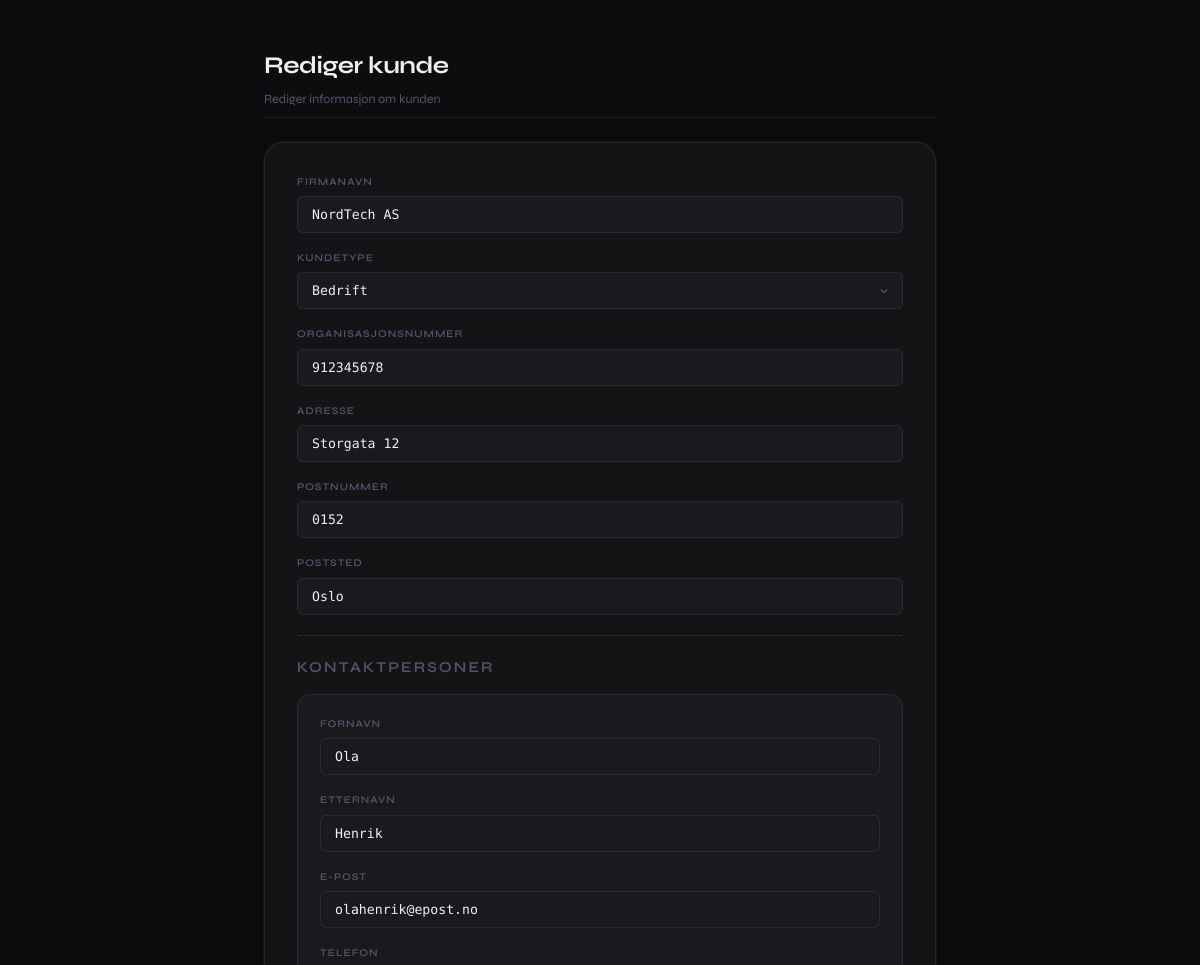
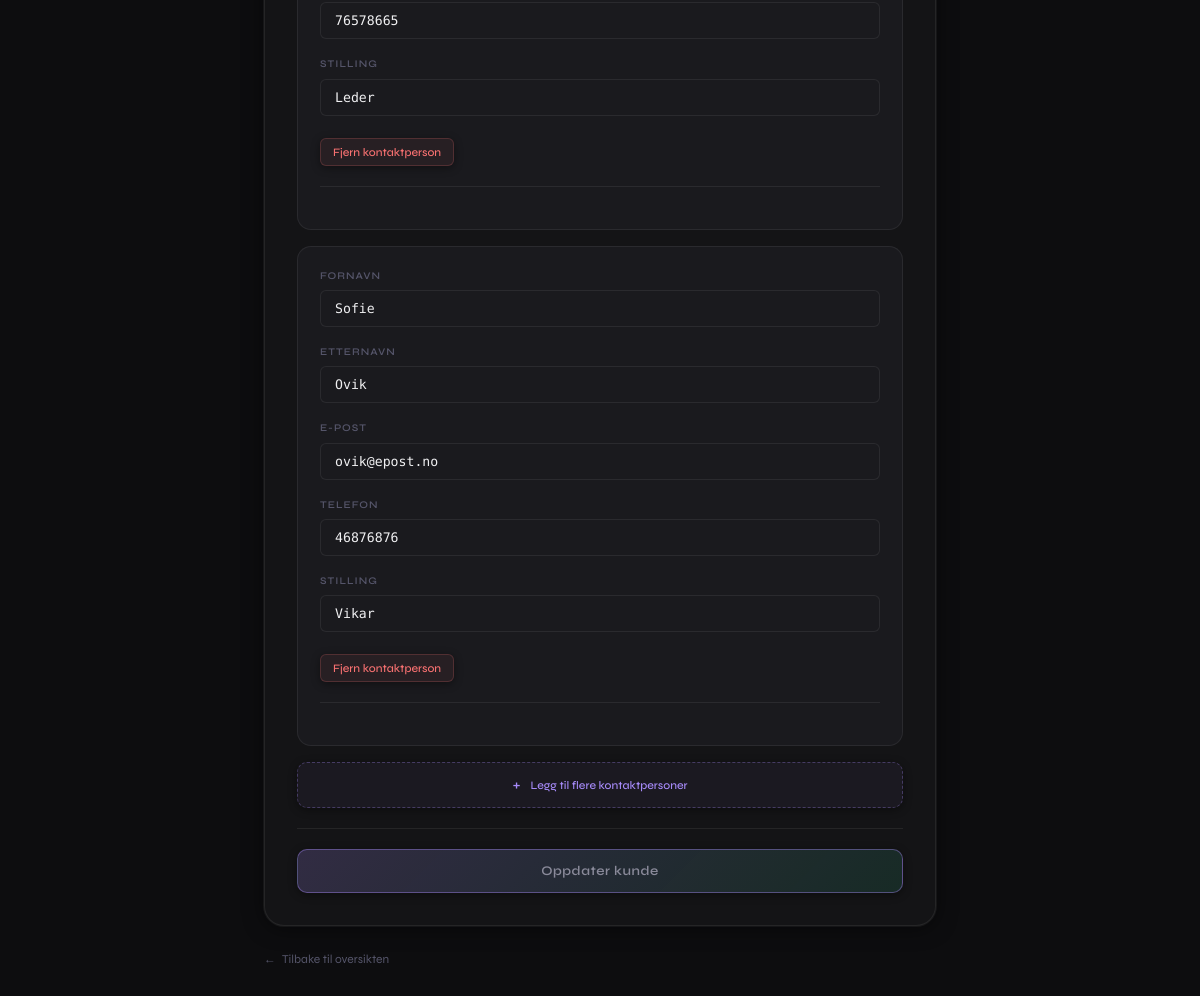
The app's page /redigerkunde.php?id=1 with its own data (2 pictures, top to bottom).
### tables this page shows
CREATE TABLE `kunder` (
  `kunde_id` int(11) NOT NULL,
  `kundetype` enum('privat','bedrift') NOT NULL,
  `firmanavn` varchar(100) DEFAULT NULL,
  `organisasjonsnummer` varchar(50) DEFAULT NULL,
  `adresse_id` int(11) DEFAULT NULL,
  `opprettet_dato` timestamp NOT NULL DEFAULT current_timestamp(),
  `oppdatert_dato` timestamp NULL DEFAULT NULL ON UPDATE current_timestamp()
);

CREATE TABLE `adresser` (
  `adresse_id` int(11) NOT NULL,
  `gate` varchar(255) NOT NULL,
  `postnummer` varchar(10) NOT NULL
);

CREATE TABLE `postnumre` (
  `postnummer` varchar(10) NOT NULL,
  `sted_id` int(11) NOT NULL
);

CREATE TABLE `steder` (
  `sted_id` int(11) NOT NULL,
  `poststed` varchar(100) NOT NULL
);

CREATE TABLE `kontaktpersoner` (
  `kontakt_id` int(11) NOT NULL,
  `kunde_id` int(11) NOT NULL,
  `fornavn` varchar(100) NOT NULL,
  `etternavn` varchar(100) NOT NULL,
  `epost` varchar(100) DEFAULT NULL,
  `telefon` varchar(30) DEFAULT NULL,
  `stilling` varchar(100) DEFAULT NULL,
  `opprettet_dato` timestamp NOT NULL DEFAULT current_timestamp(),
  `oppdatert_dato` timestamp NULL DEFAULT NULL ON UPDATE current_timestamp()
);

### redigerkunde.php (the view, shortened to what this page needs)
<?php
require_once "config.php";
$kunde_id = intval($_GET['id']);
$sqlKunde = "
SELECT k.kunde_id, k.kundetype, k.firmanavn, k.organisasjonsnummer,
       a.gate AS adresse, p.postnummer, s.poststed, k.adresse_id
FROM kunder k
LEFT JOIN adresser a ON k.adresse_id = a.adresse_id
LEFT JOIN postnumre p ON a.postnummer = p.postnummer
LEFT JOIN steder s ON p.sted_id = s.sted_id
WHERE k.kunde_id = $kunde_id
";
$resultKunde = $conn->query($sqlKunde);
$kunde = $resultKunde->fetch_assoc();
$sqlKontakter = "SELECT * FROM kontaktpersoner WHERE kunde_id = $kunde_id";
$resultKontakter = $conn->query($sqlKontakter);
$kontakter = $resultKontakter->fetch_all(MYSQLI_ASSOC);
?>
<!DOCTYPE html>
<html lang="no">
<head>
    <link rel="stylesheet" href="src/css/styl.css">
</head>
<body class="form-page">
<main>
    <section class="form-hero">
        <h1>Rediger kunde</h1>
        <p>Rediger informasjon om kunden</p>
    </section>
    <div class="form-card">
        <form method="post" id="editForm">
            <div class="field-group">
                <label for="firmanavn">Firmanavn</label>
                <input type="text" name="firmanavn" id="firmanavn" value="<?php echo htmlspecialchars($kunde['firmanavn']); ?>" required>
            </div>
            <div class="field-group">
                <label for="kundetype">Kundetype</label>
                <select name="kundetype" id="kundetype" required>
                    <option value="bedrift" <?php if($kunde['kundetype']=='bedrift') echo 'selected'; ?>>Bedrift</option>
                </select>
            </div>
            <div class="field-group">
                <label for="organisasjonsnummer">Organisasjonsnummer</label>
                <input type="text" name="organisasjonsnummer" id="organisasjonsnummer" value="<?php echo htmlspecialchars($kunde['organisasjonsnummer']); ?>" required minlength="9" maxlength="9">
            </div>
            <div class="field-group">
                <label for="adresse">Adresse</label>
                <input type="text" name="adresse" id="adresse" value="<?php echo htmlspecialchars($kunde['adresse']); ?>" required>
            </div>
            <div class="field-group">
                <label for="postnummer">Postnummer</label>
                <input type="text" name="postnummer" id="postnummer" value="<?php echo htmlspecialchars($kunde['postnummer']); ?>" required>
            </div>
            <div class="field-group">
                <label for="poststed">Poststed</label>
                <input type="text" name="poststed" id="poststed" value="<?php echo htmlspecialchars($kunde['poststed']); ?>" required>
            </div>
            <hr class="field-divider">
            <h2>Kontaktpersoner</h2>
            <div id="kontaktperson-container">
                <?php foreach($kontakter as $kontakt): ?>
                    <div class="kontaktperson">
                        <div class="field-group">
                            <label>Fornavn</label>
                            <input type="text" name="kontaktperson_fornavn[]" value="<?php echo htmlspecialchars($kontakt['fornavn']); ?>" required>
                        </div>
                        <div class="field-group">
                            <label>Etternavn</label>
                            <input type="text" name="kontaktperson_etternavn[]" value="<?php echo htmlspecialchars($kontakt['etternavn']); ?>" required>
                        </div>
                        <div class="field-group">
                            <label>E-post</label>
                            <input type="email" name="kontaktperson_epost[]" value="<?php echo htmlspecialchars($kontakt['epost']); ?>" required>
                        </div>
                        <div class="field-group">
                            <label>Telefon</label>
                            <input type="text" name="kontaktperson_telefon[]" value="<?php echo htmlspecialchars($kontakt['telefon']); ?>" pattern="[0-9]{8}" maxlength="8" minlength="8" inputmode="numeric" required>
                        </div>
                        <div class="field-group">
                            <label>Stilling</label>
                            <input type="text" name="kontaktperson_stilling[]" value="<?php echo htmlspecialchars($kontakt['stilling']); ?>" required>
                        </div>
                        <button type="button" class="remove-contact-btn">Fjern kontaktperson</button>
                        <hr class="field-divider">
                    </div>
                <?php endforeach; ?>
            </div>
            <button type="button" class="add-contact-btn">Legg til flere kontaktpersoner</button>
            <hr class="field-divider">
            <button type="submit" class="submit-btn">Oppdater kunde</button>
        </form>
    </div>
    <a href="index.php" class="back-link">Tilbake til oversikten</a>
</main>
</body>
</html>

### src/css/styl.css (style rules this page uses)
:root { --bg0:#0d0d0f; --bg1:#141416; --bg2:#1a1a1e; --bg3:#1f1f24; --b:rgba(255,255,255,.07); --bf:rgba(255,255,255,.18); --t0:#f0f0f2; --t1:#8a8a9a; --t2:#55556a; --pur:#a78bfa; --grn:#34d399; --red:#f87171; --r1:6px; --r2:10px; --r3:14px; --r4:20px; --sh:0 2px 20px rgba(0,0,0,.5),0 0 0 1px var(--b); --fx:'Syne',sans-serif; --fm:'DM Mono',monospace; --e:.18s cubic-bezier(.4,0,.2,1); }
*,*::before,*::after { box-sizing:border-box; margin:0; padding:0; }
html { font-size:15px; scroll-behavior:smooth; }
body { background:var(--bg0); color:var(--t0); font-family:var(--fx); line-height:1.5; min-height:100vh; -webkit-font-smoothing:antialiased; }
a { color:inherit; text-decoration:none; }
main { max-width: 1280px; margin: auto; padding: 32px 24px 64px; display: flex; flex-direction: column; gap: 48px; }
h2 { font-size:1rem; font-weight:600; letter-spacing:.14em; text-transform:uppercase; color:var(--t2); margin-bottom:14px; }
button { display: inline-flex; align-items: center; gap: 6px; padding: 6px 12px; border: 1px solid var(--b); border-radius: var(--r1); background: var(--bg2); color: var(--t1); font-family: var(--fx); font-size: .76rem; font-weight: 500; cursor: pointer; white-space: nowrap; transition: all var(--e); box-shadow: 0 2px 8px rgba(0,0,0,.4); }
body.form-page main { max-width:720px; gap:24px; padding-top:48px; }
.form-hero { border-bottom:1px solid var(--b); padding-bottom:8px; }
.form-hero h1 { font-size:1.6rem; font-weight:700; letter-spacing:-.02em; margin-bottom:6px; }
.form-hero p { font-size:.84rem; color:var(--t2); }
.form-card { background: var(--bg1); border: 1px solid var(--b); border-radius: var(--r4); padding: 32px; box-shadow: var(--sh); }
.form-card h2 { margin-bottom:16px; }
.field-group { display:flex; flex-direction:column; gap:6px; margin-bottom:18px; }
.field-group label { font-size:.68rem; font-weight:600; letter-spacing:.1em; text-transform:uppercase; color:var(--t2); }
.field-group input, .field-group select { background:var(--bg2); border:1px solid var(--b); border-radius:var(--r1); color:var(--t0); font-family:var(--fm); font-size:.88rem; padding:10px 14px; outline:none; width:100%; transition:border-color var(--e),box-shadow var(--e),background var(--e); }
.field-group select { appearance:none; cursor:pointer; padding-right:36px; background-repeat:no-repeat; background-position:right 12px center; }
.field-divider { border:none; border-top:1px solid var(--b); margin:20px 0; }
.kontaktperson { background:var(--bg2); border:1px solid var(--b); border-radius:var(--r3); padding:22px; margin-bottom:16px; animation:up .25s ease both; }
.remove-contact-btn { color:var(--red)!important; border-color:rgba(248,113,113,.2)!important; background:rgba(248,113,113,.06)!important; margin-top:4px; }
.add-contact-btn { width:100%; justify-content:center; padding:12px; border:1px dashed rgba(167,139,250,.3); background:rgba(167,139,250,.05); color:var(--pur); border-radius:var(--r2); }
.add-contact-btn::before { content:'+'; font-size:1.1rem; margin-right:4px; }
.submit-btn { width: 100%; justify-content: center; padding: 13px 24px; background: linear-gradient(135deg,rgba(167,139,250,.2),rgba(52,211,153,.12)); border: 1px solid rgba(167,139,250,.4); font-size: .88rem; font-weight: 600; letter-spacing: .04em; border-radius: var(--r2); }
.back-link { display:inline-flex; align-items:center; gap:6px; color:var(--t2); font-size:.8rem; transition:color var(--e); }
.back-link::before { content:'←'; }

### records on screen
kunder: firmanavn "NordTech AS", kundetype "Bedrift", organisasjonsnummer "912345678", adresse "Storgata 12", postnummer "0152", poststed "Oslo"
kontaktpersoner: fornavn "Ola", etternavn "Henrik", epost "olahenrik@epost.no", telefon "76578665", stilling "Leder"
kontaktpersoner: fornavn "Sofie", etternavn "Ovik", epost "ovik@epost.no", telefon "46876876", stilling "Vikar"
